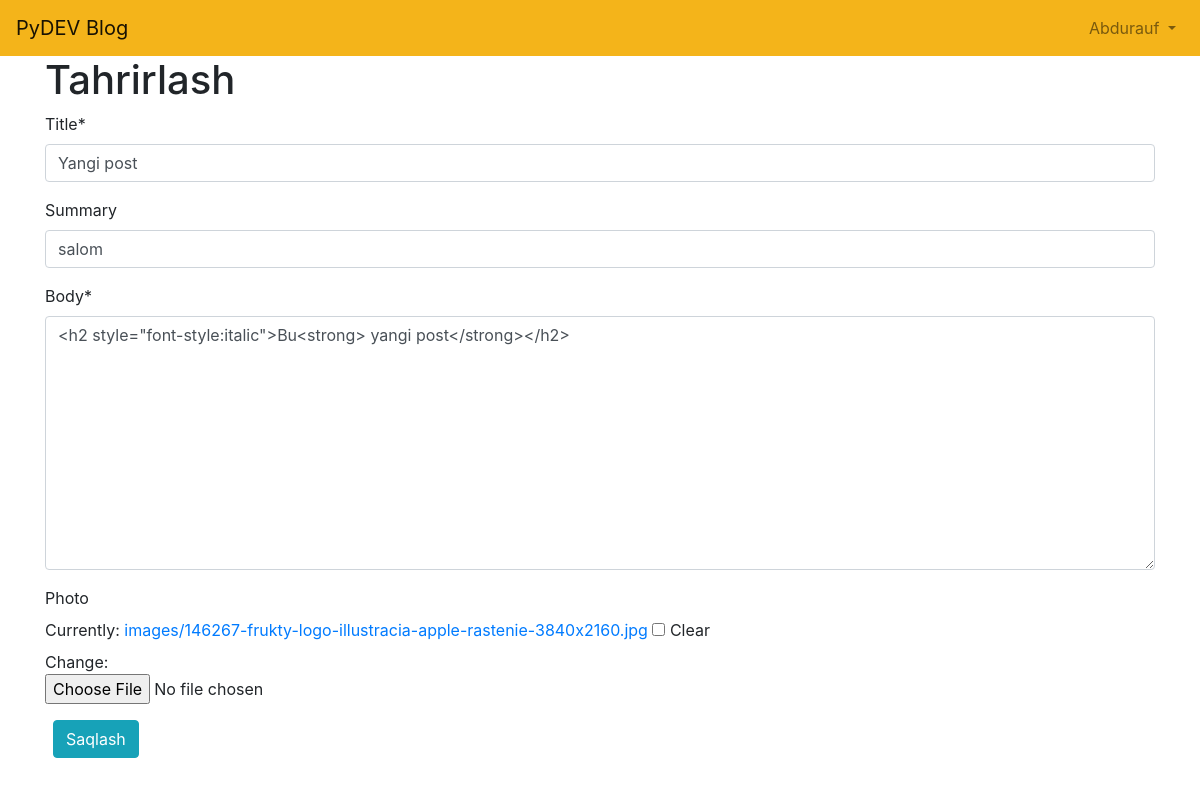
/articles/6/edit/ (signed in), run on the app's committed database.
### accounts/models.py (models this page shows)
class CustomUser(AbstractUser):
    age = models.PositiveIntegerField(null=True, blank=True)

### articles/models.py (models this page shows, shortened)
class Article(models.Model):
    title = models.CharField(max_length=150)
    summary = models.CharField(max_length=200, blank=True)
    body = RichTextField()
    photo = models.ImageField(upload_to='images/', blank=True)
    date = models.DateTimeField(auto_now_add=True)
    author = models.ForeignKey(
        get_user_model(),
        on_delete=models.CASCADE
    )

### articles/views.py (the view)
# urls.py: path('<int:pk>/edit/', ArticleUpdateView.as_view(), name = 'article_edit'),
class ArticleUpdateView(LoginRequiredMixin, UserPassesTestMixin, UpdateView):
    model = Article
    fields = ('title', 'summary', 'body', 'photo')
    template_name = 'article_edit.html'
    def test_func(self):
        obj = self.get_object()
        return obj.author == self.request.user

### templates/article_edit.html (shortened to what this page needs)
{% extends 'base.html' %}
{% load crispy_forms_tags %}
{% block content %}
    <h1>Tahrirlash</h1>
    <form method="post" enctype="multipart/form-data">{% csrf_token %}
        {{ form|crispy }}
    <button class="btn btn-info ml-2" type="submit">Saqlash</button>
    </form>
{% endblock content %}

### templates/base.html (shortened to what this page needs)
{% load static %}
<!DOCTYPE html>
<html>
    <head>
            <link rel="stylesheet" href="https://cdn.jsdelivr.net/npm/bootstrap@4.5.3/dist/css/bootstrap.min.css">
    </head>
    <body>
        <nav class="navbar navbar-expand-lg navbar-light" style="background-color: #F4B41A;">
            <a class="navbar-brand" href="{% url 'home' %}">
                PyDEV Blog
            </a>
            <div class="collapse navbar-collapse" id="navbarSupportedContent">
                {% if user.is_authenticated %}
                    <ul class="navbar-nav ml-auto">
                        <li class="nav-item">
                            <a class="nav-link dropdown-toggle" href="#"
                                id="navbarDropdown" role="button" data-toggle="dropdown"
                                aria-haspopup="true" aria-expanded="false">
                                {{ user.username | title }}
                            </a>
                        </li>
                    </ul>
                {% else %}
                    <form class="form-inline ml-auto">
                        <a href="{% url 'login' %}" class="btn btn-outline-light">Kirish</a>
                        <a href="{% url 'signup' %}" class="btn btn-primary ml-2">Ro'yxatdan o'tish</a>
                    </form>
                {% endif %}
            </div>
        </nav>
        <main>
            <div class="container">
                {% block content %}
                {% endblock content %}
            </div>
        </main>
    </body>
</html>

### data on the page
CustomUser: username "Abdurauf"
Article: title "Yangi post", summary "salom", body "<h2 style=\"font-style:italic\">Bu<strong> yangi post</strong></h2>"
